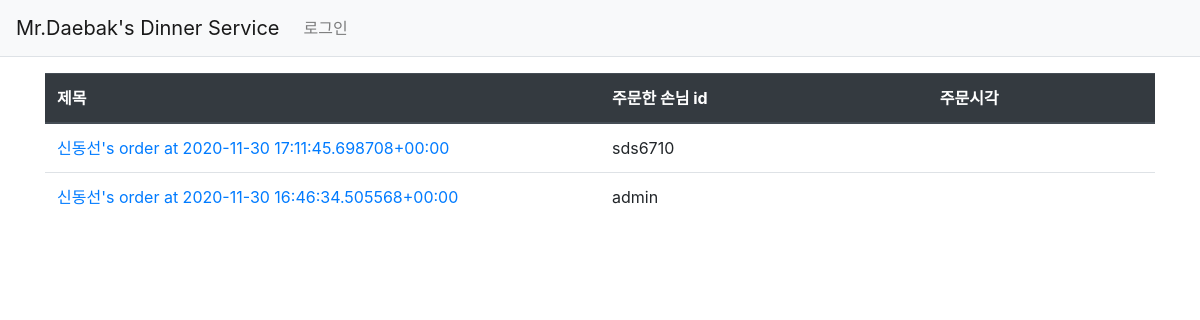
Before: /myorder/order/my_order_list/ with the older database file.
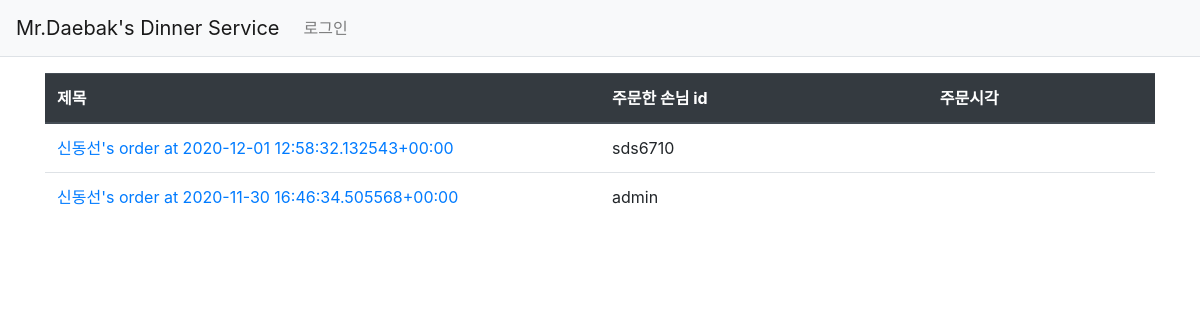
After: the same page with the newer database file.
### myorder/models.py (models this page shows)
class Order(models.Model):
    username = models.TextField()
    customer = models.ForeignKey(User, on_delete=models.CASCADE, null=True)
    dinner = models.ForeignKey('Dinner', on_delete=models.CASCADE, default=None)
    style = models.ForeignKey('Style', on_delete=models.CASCADE, default=None)
    details = models.TextField()
    people = models.IntegerField(default=1)
    address = models.TextField()
    create_date = models.DateTimeField()
    def __str__(self):
        return str(self.username) + '\'s order at ' + str(self.create_date)

### myorder/views.py (the view)
# urls.py: path('order/my_order_list/', views.my_order_list, name="my_order_list"),
def my_order_list(request):
    if request.user:
        order_list = Order.objects.order_by('-create_date')
        order_list = order_list.filter(
            Q(customer__username__icontains=request.user.username)
        )
        context = {'order_list': order_list}
        return render(request, 'myorder/my_order_list.html', context)

### templates/myorder/my_order_list.html
{% extends 'base.html' %}
{% block content %}
<div class="container my-3">
    <table class="table">
        <thead>
        <tr class="thead-dark">
            <th style="width:50%">제목</th>
            <th>주문한 손님 id</th>
            <th>주문시각</th>
        </tr>
        </thead>
        <tbody>
        {% if order_list %}
        {% for order in order_list %}
        <tr>
            <td>
                <a href="{% url 'myorder:order_detail' order.id %}">{{ order }}</a>
            </td>
            <td> {{ order.customer.username }}</td>
            <td> {{ order.created_date }} </td>
        </tr>
        {% endfor %}
        {% else %}
        <tr>
            <td colspan="3">주문이 없습니다.</td>
        </tr>
        {% endif %}
        </tbody>
    </table>
</div>
{% endblock %}

Changed rows visible on the page:
removed Order: username+create_date "신동선's order at 2020-11-30 17:11:45.698708+00:00", customer.username "sds6710"
added Order: username+create_date "신동선's order at 2020-12-01 12:58:32.132543+00:00", customer.username "sds6710"
